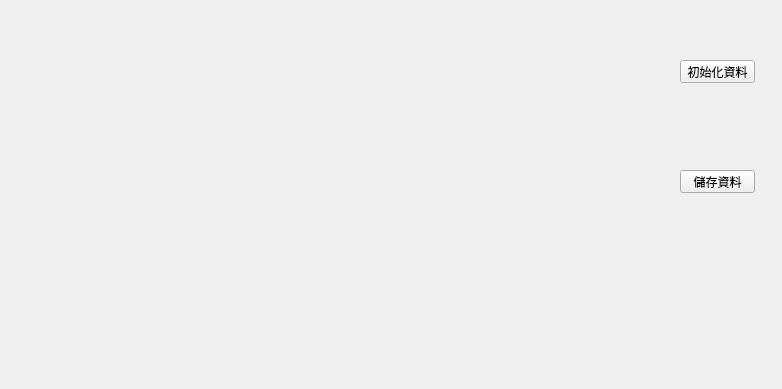
<?xml version="1.0" encoding="UTF-8"?>
<ui version="4.0">
 <class>MainWindow</class>
 <widget class="QMainWindow" name="MainWindow">
  <property name="geometry">
   <rect>
    <x>0</x>
    <y>0</y>
    <width>782</width>
    <height>389</height>
   </rect>
  </property>
  <property name="windowTitle">
   <string>MainWindow</string>
  </property>
  <widget class="QWidget" name="centralWidget">
   <widget class="QPushButton" name="pushButton">
    <property name="geometry">
     <rect>
      <x>680</x>
      <y>60</y>
      <width>75</width>
      <height>23</height>
     </rect>
    </property>
    <property name="text">
     <string>初始化資料</string>
    </property>
   </widget>
   <widget class="QPushButton" name="pushButton_2">
    <property name="geometry">
     <rect>
      <x>680</x>
      <y>170</y>
      <width>75</width>
      <height>23</height>
     </rect>
    </property>
    <property name="text">
     <string>儲存資料</string>
    </property>
   </widget>
   <widget class="DataTableWidget" name="pandastablewidget" native="true">
    <property name="geometry">
     <rect>
      <x>10</x>
      <y>30</y>
      <width>591</width>
      <height>331</height>
     </rect>
    </property>
    <property name="styleSheet">
     <string notr="true"/>
    </property>
   </widget>
  </widget>
 </widget>
 <customwidgets>
  <customwidget>
   <class>DataTableWidget</class>
   <extends>QWidget</extends>
   <header>qtpandas.views.DataTableView</header>
   <container>1</container>
  </customwidget>
 </customwidgets>
 <resources/>
 <connections/>
</ui>
